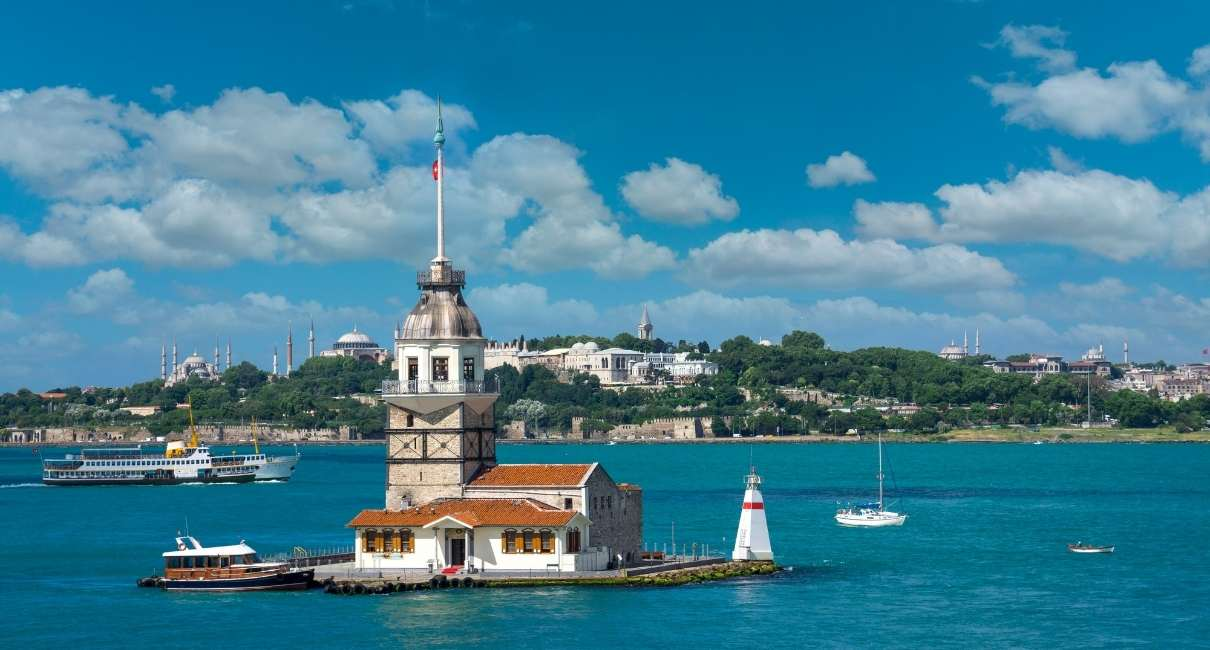
#> input picture resim.jpg, 1210 x 650 px
$ python ders6.py
#> lines starting #> are read from the running program, lines starting #| are printed output that depends on the picture
import cv2

img = cv2.imread("resim.jpg") # resim dosyasını okur ve img değişkenine atar
#> img is the input picture: shape (650, 1210, 3); mean B, G, R 150.8, 127.3, 61.7

gray_img = cv2.cvtColor(img, cv2.COLOR_BGR2GRAY)
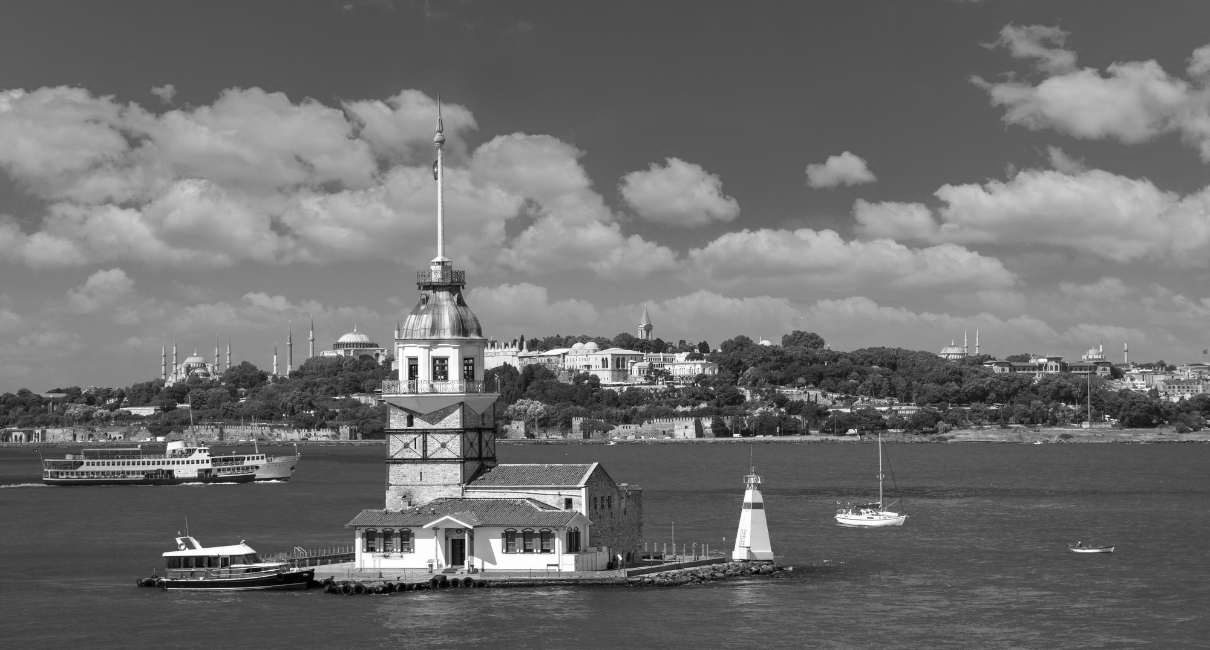
#> gray_img: shape (650, 1210); min 0, max 255, mean 110.3

edges = cv2.Canny(gray_img, 100, 200) # Alt ve üst eşik değerleri
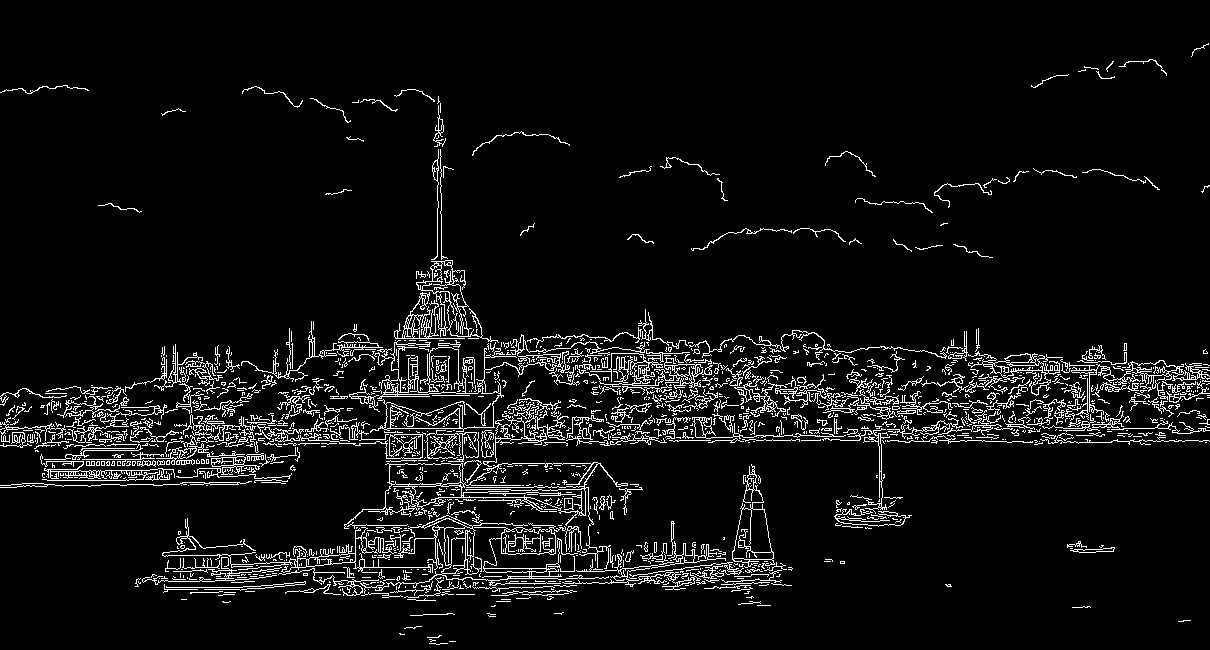
#> edges: shape (650, 1210); 6.1% white in thin lines or dots

cv2.imshow("Kenarlar", edges)

cv2.waitKey(0)
